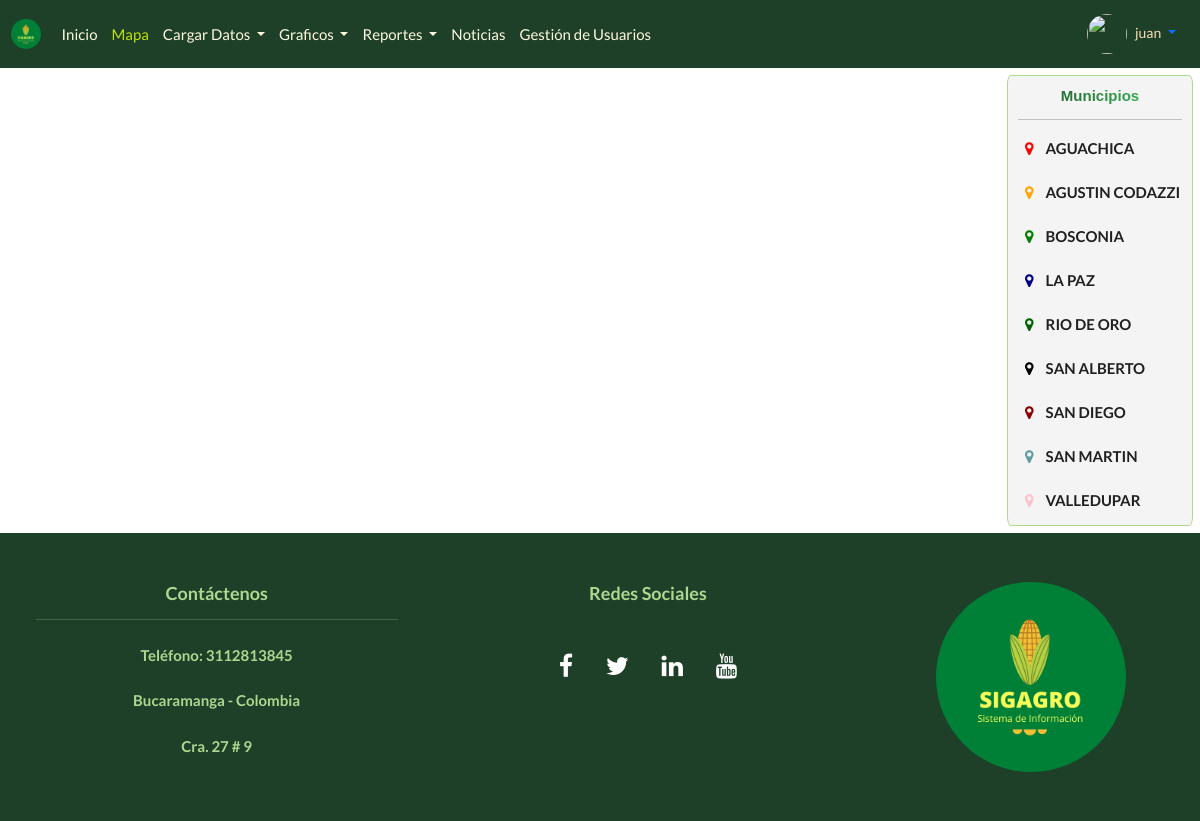
/punto_referencia/map/ (signed in), run on the app's committed database.
### municipios/models.py (models this page shows, shortened)
class Municipio(models.Model):
    name = models.CharField(max_length=120)

### punto_referencia/views.py (the view)
# urls.py: path('map/', mapView, name='map'),
def mapView(request):
    colors = ['red', 'orange', 'green', 'darkblue', 'darkgreen', 'black', 'darkred', 'cadetblue', 'pink', 'lightblue', 'purple', 'beige', 'gray', 'lightgray', 'blue', 'darkpurple', 'lightred', 'lightgreen', 'white']
    lon = 9.129754392830863
    lat = -73.53600433475354
    punto_referencia = Punto_Referencia.objects.all()
    municipios = Municipio.objects.all()
    municipiosPk = [] # Lista de las PK de los municipios
    municipiosName= [] # Lista de los nombres de los municipios
    for municipio in municipios:
        municipiosPk.append(municipio.pk)
        municipiosName.append(municipio.name)
    municipiosColorName = {}
    municipiosColor = {} # Diccionario con los colores de cada municipio.
    for i in range(len(municipiosPk)):
        municipiosColorName[municipiosName[i]] = colors[i]
        municipiosColor[municipiosPk[i]] = colors[i]   # Ej: diccionario<key=municipioPk, value=color
    fig = Figure(width="100%", height="550px")
    m = folium.Map(
        location=[lon,lat],
        tiles="OpenStreetMap",
        width="100",
        height="100",
        zoom_start=8)
    folium.TileLayer(name="Relieve",
    tiles='https://{s}.tile.opentopomap.org/{z}/{x}/{y}.png',
    attr='Map data: &copy; <a href="https://www.openstreetmap.org/copyright">OpenStreetMap</a> contributors, <a href="http://viewfinderpanoramas.org">SRTM</a> | Map style: &copy; <a href="https://opentopomap.org">OpenTopoMap</a> (<a href="https://creativecommons.org/licenses/by-sa/3.0/">CC-BY-SA</a>)').add_to(m)
    folium.TileLayer(name="Satelital",
    tiles='https://server.arcgisonline.com/ArcGIS/rest/services/World_Imagery/MapServer/tile/{z}/{y}/{x}',
    attr='Tiles &copy; Esri &mdash; Source: Esri, i-cubed, USDA, USGS, AEX, GeoEye, Getmapping, Aerogrid, IGN, IGP, UPR-EGP, and the GIS User Community').add_to(m)
    folium.LayerControl().add_to(m)
    fig.add_child(m)
    folium.LatLngPopup().add_to(m)
    for item in punto_referencia:
        folium.CircleMarker(location=(item.longitud,item.latitud),radius=10, fill_color='green').add_to(m)
        folium.Marker(
            location=(item.longitud,item.latitud),popup=item.name,tooltip=item.name,
            icon=folium.Icon(color=municipiosColor[item.municipio.pk], icon_color='#ffffff')).add_to(m)
        folium.map.Layer()
    m = m._repr_html_()
    context={
        'map':m,
        'municipios': municipiosColorName,
    }
    return render(request,'punto_referencia/mapa.html',context)

### punto_referencia/templates/punto_referencia/mapa.html (shortened to what this page needs)
{% load static %}
<html lang="en">
    <head>
        <link href="https://cdn.jsdelivr.net/npm/bootstrap@5.0.0-beta2/dist/css/bootstrap.min.css" rel="stylesheet">
        <link rel="stylesheet" href="https://cdnjs.cloudflare.com/ajax/libs/font-awesome/4.7.0/css/font-awesome.min.css">
        <link rel="stylesheet" type='text/css' href="https://cdnjs.cloudflare.com/ajax/libs/semantic-ui/2.2.14/semantic.min.css">
        <link rel="stylesheet" href="https://cdnjs.cloudflare.com/ajax/libs/Chart.js/2.8.0/Chart.min.css" />
        <link href="https://unpkg.com/dropzone@6.0.0-beta.1/dist/dropzone.css" rel="stylesheet" type="text/css" />
        <link rel="stylesheet" href="{% static 'style.css' %}">
      </head>
    <body>
    {% include 'navbar.html' %}
    <div class="map">
        <div class="col-sm-10 mapitem">{{map|safe}}</div>
        <div class="col-sm-2 mapitem">
            <div class="labels">
                <h4 class="alert-heading headers" style="text-align: center;">Municipios</h4>
                <hr>
                    {% for key,value in municipios.items %}
                        <p><i class="fa fa-map-marker" style="color:{{value}};"></i>{{key}}
                        </p>
                    {% endfor %}
            </div>
        </div>
    </div>
    <footer class="container-fluid text-center">
        <div class="row">
            <div class="col-sm-4">
                <h3>Contáctenos</h3>
                <hr>
                <h4>Teléfono: 3112813845</h4>
                <h4>Bucaramanga - Colombia</h4>
                <h4>Cra. 27 # 9</h4>
            </div>
            <div class="col-sm-5">
                <h3>Redes Sociales</h3>
                <br>
                <a href="#" id="fa" class="fa fa-facebook"></a>
                <a href="#" id="fa" class="fa fa-twitter"></a>
                <a href="#" id="fa" class="fa fa-linkedin"></a>
                <a href="#" id="fa" class="fa fa-youtube"></a>
            </div>
            <div class="col-sm-3">
                <img src="{% static 'logo.png' %}" class="img-fluid" style="border-radius: 55%; height: 190px;">
            </div>
        </div>
    </footer>
    </body>
</html>

### templates/navbar.html (shortened to what this page needs)
{% load static %}
{% url 'home' as path_to_home %}
{% url 'news' as path_to_news %}
{% url 'perfiles:list-user' as path_to_manage_users %}
{% url 'punto_referencia:map' as path_to_map %}
<nav class="navbar navbar-expand-lg navbar-light" style="background-color: rgba(6, 43, 17, 0.9);">
  <div class="container-fluid">
    <a class="navbar-brand" href="{{path_to_home}}"><img src="{% static 'logo.png' %}" class="logo-sm"></a>
    <div class="collapse navbar-collapse" id="navbarNav">
      <ul class="navbar-nav">
        <li class="nav-item">
          <a class="nav-link {% if request.path == path_to_home %}active{% endif %}" href="{{path_to_home}}">Inicio</a>
        </li>
        <li class="nav-item">
          <a class="nav-link {% if request.path == path_to_map %}active{% endif %}" href="{{path_to_map}}">Mapa</a>
        </li>
        {% if request.user.is_authenticated %}
          {% if request.user.is_staff %}
          <li class="nav-item dropdown">
            <a class="nav-link dropdown-toggle" href="#" id="navbardrop" data-toggle="dropdown">
              Cargar Datos
            </a>
          </li>
          {% endif %}
            <li class="nav-item dropdown">
              <a class="nav-link dropdown-toggle" href="#" id="navbardrop" data-toggle="dropdown">
                Graficos
              </a>
            </li>
            <li class="nav-item dropdown">
              <a class="nav-link dropdown-toggle" href="#" id="navbardrop" data-toggle="dropdown">
                Reportes
              </a>
            </li>
          {% endif %}
          <li class="nav-item">
            <a class="nav-link {% if request.path == path_to_news %}active{% endif %}" href="{{path_to_news}}">Noticias</a>
          </li>
          {% if request.user.is_staff %}
            <li class="nav-item">
              <a class="nav-link {% if request.path == path_to_manage_users  %}active{% endif %}" href="{{path_to_manage_users }}">Gestión de Usuarios</a>
            </li>
          {% endif %}
      </ul>
    </div>
    {% if request.user.is_authenticated %}
      <div class="nav-item dropdown">
        <div class="nav-link dropdown-toggle" id="navbarDropdownMenuLink" role="button" data-bs-toggle="dropdown" aria-expanded="false">
          <img src="{{request.user.perfil.foto.url}}" class="avatar-sm">  &nbsp;
          <span style="color:wheat;">{{request.user}}</span>
        </div>
      </div>
    {% else %}
      <a class="nav-link" href="{% url 'login' %}" style="color:darkseagreen;" >Iniciar Sesión</a>
    {% endif %}
  </div>
</nav>

### static/style.css (style rules this page uses)
.avatar-sm { height: 40px; width: 40px; border-radius: 50%; }
.logo-sm { height: 30px; width: auto; border-radius: 50%; }
.map { position: relative; width: 100%; display: flex; grid-template-columns: 2fr 1fr; }
.mapitem { position: relative; padding: 7px; box-shadow: #222; border-radius: 20px; }
.landing-text > h1, h3 { font-weight: 700; color: #aed790; }
footer { width: 100%; background-color: rgba(6, 43, 17, 0.9); padding: 2%; color: #aed790; }
footer .row { padding: 25px; }
#fa { padding: 15px; font-size: 25px; color: white; }
.navbar-light .navbar-nav .nav-link { color: #fefae0; }
.navbar-light .navbar-nav .nav-link.active, .navbar-light .navbar-nav .show>.nav-link { color: rgba(218,255,13,0.85); }
.navbar-nav li { font-size: 15px; }
.labels { background-color: #dbdbdb4f; text-align: left; padding: 10px; font-weight: bold; border: 1px solid #aed790; border-radius: 2%; }
.labels p { font-size: 15px; }
.labels i { font-size: 15px; padding: 7px 12px 7px 7px; }
.headers { text-align: center; font-weight: 600; font-family: "Trebuchet MS", sans-serif; background-image: linear-gradient(to left, #35c554ef, #1a5028); color: transparent; background-clip: text; -webkit-background-clip: text; }

### data on the page
Municipio: municipios "AGUACHICA"
Municipio: municipios "AGUSTIN CODAZZI"
Municipio: municipios "BOSCONIA"
Municipio: municipios "LA PAZ"
Municipio: municipios "RIO DE ORO"
Municipio: municipios "SAN ALBERTO"
Municipio: municipios "SAN DIEGO"
Municipio: municipios "SAN MARTIN"
Municipio: municipios "VALLEDUPAR"

### other printed values
{{ request.user }} "juan"
